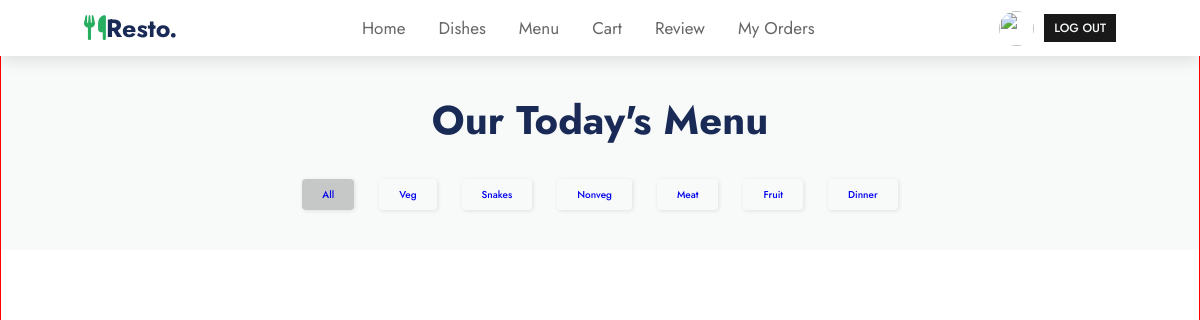
/menufilter/querry=/snakes, run on the app's committed database.
### app1/models.py (models this page shows, shortened)
class catogory(models.Model):
    title=models.TextField(blank=False,null=False)

### app1/views.py (the view)
# urls.py: path('menufilter/querry=/<querry>', views.TodaysMenuPageFilter, name='TodaysMenuPageFilter'),
def TodaysMenuPageFilter(request,querry):
    print(querry)
    return render(request, "app1/TodaysMenuPage.html", context={
        "food": BestMenu.objects.all().filter(catogorys__title=querry),
        "catogory":catogory.objects.order_by('-title').all()
    })

### app1/templates/app1/TodaysMenuPage.html (shortened to what this page needs)
<!DOCTYPE html>
{% load static %}
<html lang="en">
<head>
    <link rel="stylesheet" href="{% static 'app1/css/TodaysMenuStyle.css' %}">
    <link rel="stylesheet" href="{% static 'app1/css/style.css' %}">
    <link rel="stylesheet" href="https://cdnjs.cloudflare.com/ajax/libs/font-awesome/6.2.1/css/all.min.css"
 />
</head>
<form method="post" action="{% url '_render_single_item_buy' %}">
<body>
    <header>
        <a href="#" class="logo"><i class="fas fa-utensils"></i>resto.</a>
        <nav class="navbar">
            <a href="{% url 'index' %}">home</a>
            <a href="{% url 'menu' %}">dishes</a>
            <a href="{% url 'menu' %}">Menu</a>
            <a href="{% url 'cart' %}">cart</a>
            <a href="#review">review</a>
            <a href="{% url 'myorder' %}">My Orders</a>
        </nav>
        <div class="icons">
            <div class="avatar">
                <img class="avatar__image"
                    src="https://images.unsplash.com/photo-1599566150163-29194dcaad36?ixlib=rb-4.0.3&ixid=MnwxMjA3fDB8MHxwaG90by1wYWdlfHx8fGVufDB8fHx8&auto=format&fit=crop&w=387&q=80" />
                <h6>Log out</h6>
            </div>
        </div>
    </header>
    <div class="section-2">
        <div class="special-dishes">
            <div style="margin-top: 30px; ">
                <h3 style="font-size: 40px;">Our Today's Menu</h3>
            </div>
            <div class="category-wrapper">
                <a href="{% url 'menu' %}" class="active">All</a>
                {% for item in catogory %}
                   <a href="{% url 'TodaysMenuPageFilter' querry=item.title %}" >{{ item.title }}</a>
                {% endfor %}
            </div>
</body>
</form>
</html>

### app1/static/app1/css/TodaysMenuStyle.css (style rules this page uses)
.section-2 { width: 100%; min-height: 100vh; border: 1px solid red; margin: 0; padding: 20px 0; }
.category-wrapper { display: flex; gap: 25px; margin-top: 30px; }
.category-wrapper a { padding: 8px 20px; border-radius: 4px; cursor: pointer; font-weight: 500; box-shadow: 1px 1px 4px rgba(0,0,0,.1); }
.active { background-color: rgba(0,0,0,.2);; }

### app1/static/app1/css/style.css (style rules this page uses)
:root { --green:#27ae60; --black:#192a56; --light-color:#666; --box-shadow:0 .5rem 1.5rem rgba(0,0,0,.1); --white:#f7faf8; --gray:#918f7d; }
* { font-family: 'Jost', sans-serif; margin:0; padding:0; box-sizing: border-box; text-decoration: none; outline: none; border:none; text-transform: capitalize; transition: all .2s linear; }
html { font-size: 62.5%; overflow-x: hidden; scroll-padding-top: 5.5rem; scroll-behavior: smooth; }
header { position: fixed; top:0; left: 0; right:0; background: #fff; padding:1rem 7%; display: flex; align-items: center; justify-content: space-between; z-index: 1000; box-shadow: var(--box-shadow); }
header .logo { color:var(--black); font-size: 2.5rem; font-weight: bolder; }
header .logo i { color:var(--green); }
header .navbar a { font-size: 1.7rem; border-radius: .5rem; padding:.5rem 1.5rem; color:var(--light-color); }
.special-dishes { width: 100%; background-color: var(--white); padding:2rem 9%; display: flex; justify-content: center; margin-top: 20px; align-items: center; flex-direction: column; position: relative; }
.special-dishes h3 { font-size: 30px; color: var(--black); }
.avatar { border-radius: 50%; display: flex; align-items: center; }
.avatar__image { width: 35px; height: 35px; object-fit: cover; border-radius: inherit; }
.avatar h6 { font-size: 12px; text-transform: uppercase; margin-left: 10px; padding: 5px 10px; background-color: rgba(0,0,0,.9); color: var(--white); font-weight: 500; cursor: pointer; }

### data on the page
catogory: title "Veg"
catogory: title "Snakes"
catogory: title "Nonveg"
catogory: title "Meat"
catogory: title "Fruit"
catogory: title "Dinner"
